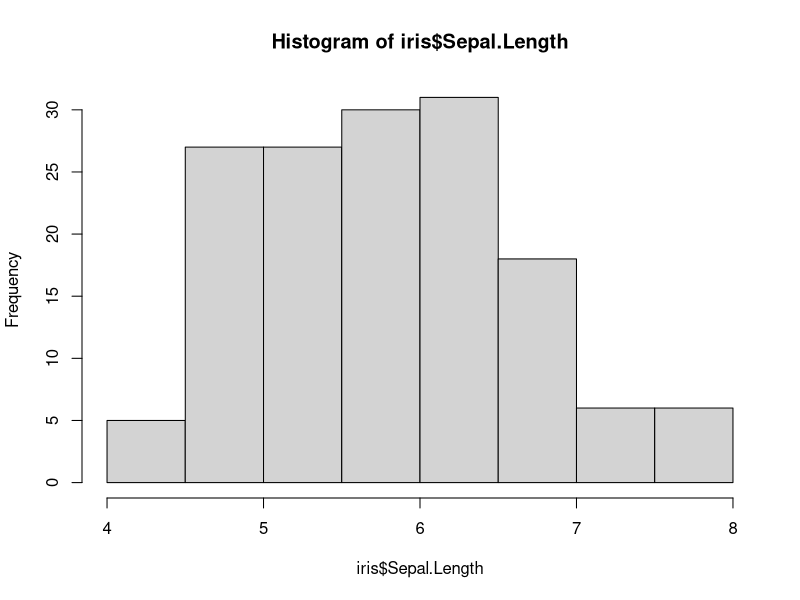
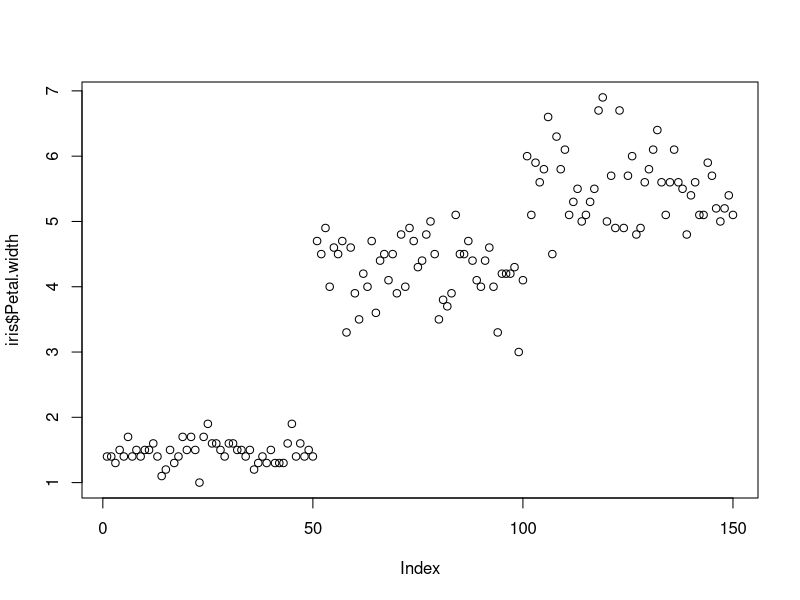
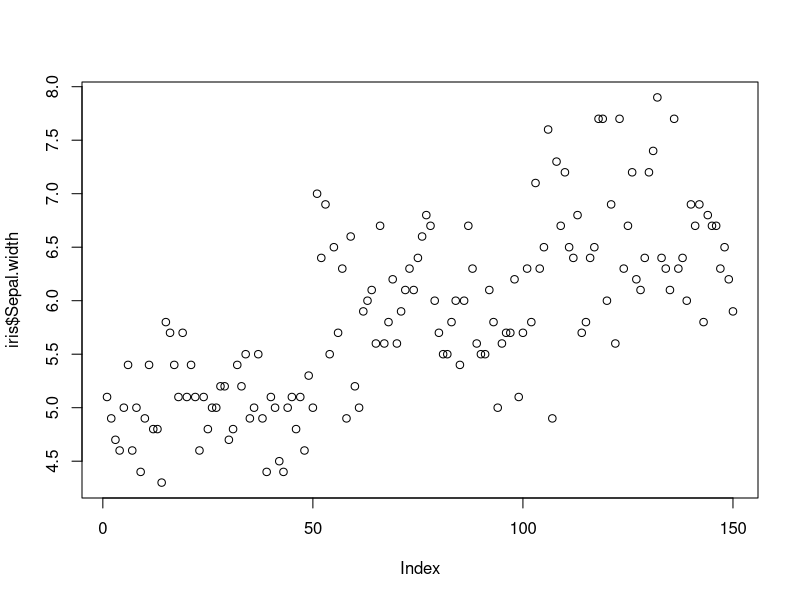

Write R code to recreate these figures, in order.
## ---- chunk 1
knitr::opts_chunk$set(echo = TRUE)
## ---- chunk 2
str(iris)
summary(iris)
## ---- chunk 3
hist(iris$Sepal.Length)
## ---- chunk 4
plot(iris$Petal.Length,iris$Petal.width)
plot(iris$Sepal.Length,iris$Sepal.width)
